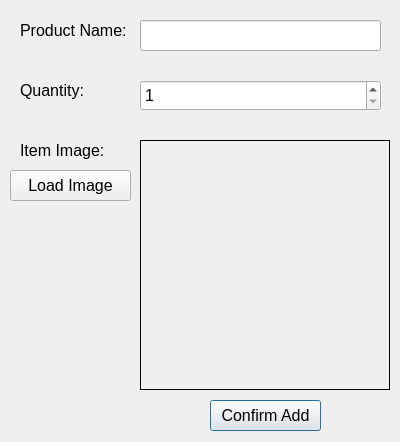
<?xml version="1.0" encoding="UTF-8"?>
<ui version="4.0">
 <class>AddItemDialog</class>
 <widget class="QDialog" name="AddItemDialog">
  <property name="geometry">
   <rect>
    <x>0</x>
    <y>0</y>
    <width>400</width>
    <height>442</height>
   </rect>
  </property>
  <property name="windowTitle">
   <string>Add Item</string>
  </property>
  <widget class="QLabel" name="label">
   <property name="geometry">
    <rect>
     <x>20</x>
     <y>20</y>
     <width>111</width>
     <height>20</height>
    </rect>
   </property>
   <property name="font">
    <font>
     <pointsize>12</pointsize>
    </font>
   </property>
   <property name="text">
    <string>Product Name:</string>
   </property>
  </widget>
  <widget class="QLabel" name="label_2">
   <property name="geometry">
    <rect>
     <x>20</x>
     <y>80</y>
     <width>111</width>
     <height>21</height>
    </rect>
   </property>
   <property name="font">
    <font>
     <pointsize>12</pointsize>
    </font>
   </property>
   <property name="text">
    <string>Quantity:</string>
   </property>
  </widget>
  <widget class="QLabel" name="label_3">
   <property name="geometry">
    <rect>
     <x>20</x>
     <y>140</y>
     <width>111</width>
     <height>21</height>
    </rect>
   </property>
   <property name="font">
    <font>
     <pointsize>12</pointsize>
    </font>
   </property>
   <property name="text">
    <string>Item Image:</string>
   </property>
  </widget>
  <widget class="QLineEdit" name="txtProductName">
   <property name="geometry">
    <rect>
     <x>140</x>
     <y>20</y>
     <width>241</width>
     <height>31</height>
    </rect>
   </property>
   <property name="font">
    <font>
     <pointsize>12</pointsize>
    </font>
   </property>
  </widget>
  <widget class="QSpinBox" name="sbQuantity">
   <property name="geometry">
    <rect>
     <x>140</x>
     <y>80</y>
     <width>241</width>
     <height>31</height>
    </rect>
   </property>
   <property name="font">
    <font>
     <pointsize>12</pointsize>
    </font>
   </property>
   <property name="minimum">
    <number>1</number>
   </property>
   <property name="maximum">
    <number>1000</number>
   </property>
  </widget>
  <widget class="QLabel" name="lblImage">
   <property name="geometry">
    <rect>
     <x>140</x>
     <y>140</y>
     <width>250</width>
     <height>250</height>
    </rect>
   </property>
   <property name="frameShape">
    <enum>QFrame::Panel</enum>
   </property>
   <property name="text">
    <string/>
   </property>
  </widget>
  <widget class="QPushButton" name="btnConfirmAdd">
   <property name="geometry">
    <rect>
     <x>210</x>
     <y>400</y>
     <width>111</width>
     <height>31</height>
    </rect>
   </property>
   <property name="font">
    <font>
     <pointsize>12</pointsize>
    </font>
   </property>
   <property name="text">
    <string>Confirm Add</string>
   </property>
  </widget>
  <widget class="QPushButton" name="btnLoadImage">
   <property name="geometry">
    <rect>
     <x>10</x>
     <y>170</y>
     <width>121</width>
     <height>31</height>
    </rect>
   </property>
   <property name="font">
    <font>
     <pointsize>12</pointsize>
    </font>
   </property>
   <property name="text">
    <string>Load Image</string>
   </property>
  </widget>
 </widget>
 <resources/>
 <connections/>
</ui>
